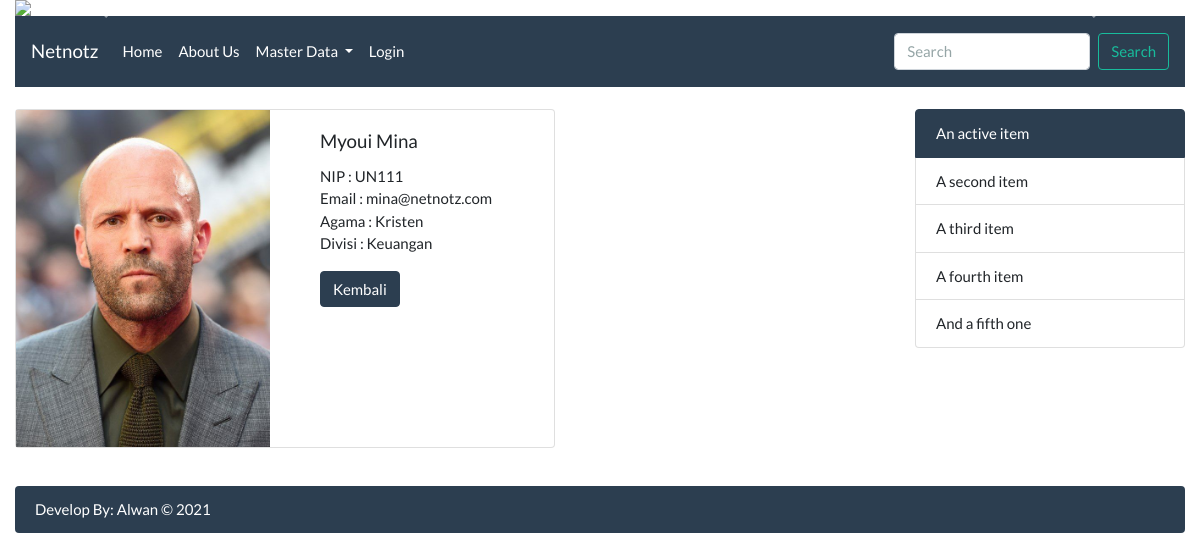
Page /index.php?hal=detailPegawai&id=2 on the committed database.
### tables this page shows
CREATE TABLE `pegawai` (
  `id` int(11) NOT NULL,
  `nip` varchar(5) NOT NULL,
  `nama` varchar(50) NOT NULL,
  `email` varchar(5) NOT NULL,
  `agama` enum('Islam','Kristen','Protestan','Hindu','Budha','Konghucu') NOT NULL,
  `iddivisi` int(11) NOT NULL,
  `foto` varchar(30) DEFAULT NULL
);

CREATE TABLE `divisi` (
  `id` int(11) NOT NULL,
  `nama` varchar(50) NOT NULL
);

### index.php (called while the page is built, shortened)
<?php
include_once 'kode_atas.php';
include_once 'header.php';
include_once 'menu.php';
include_once 'main.php';
include_once 'sidebar.php';
include_once 'footer.php';
include_once 'kode_bawah.php';

### models/Pegawai.php (called while the page is built, shortened)
<?php
class Pegawai{
  private $koneksi;
  public function __construct()
  {
    global $dbh;
    $this->koneksi = $dbh;
  }
  public function getPegawai($id){
    $sql = "SELECT pegawai.*, divisi.nama AS divisi FROM pegawai
            INNER JOIN divisi ON divisi.id = pegawai.iddivisi
            WHERE pegawai.id = ?";
    $ps = $this->koneksi->prepare($sql);
    $ps->execute([$id]);
    $rs = $ps->fetch();
    return $rs;
  }
}

### detailPegawai.php (the view)
<?php
require_once 'models/Pegawai.php';
$id = $_REQUEST['id'];
$obj = new Pegawai();
$rs = $obj->getPegawai($id);
?>
<div class="card mb-3" style="max-width: 540px;">
  <div class="row no-guuters">
    <div class="col-md-6">
      <?php
        $gambar = (!empty($rs['foto'])) ? $rs['foto'] : "no_image.jpg";
      ?>
      <img src="images/<?= $gambar ?>" class="img-fluid">
    </div>
    <div class="col-md-6">
      <div class="card-body">
        <h5 class="card-title"><?= $rs['nama'] ?></h5>
        <p class="card-text">
          NIP : <?= $rs['nip'] ?>
          </br>Email : <?= $rs['email'] ?>@netnotz.com
          </br>Agama : <?= $rs['agama'] ?>
          </br>Divisi : <?= $rs['divisi'] ?>
        </p>
        <a href="index.php?hal=dataPegawai" class="btn btn-primary">Kembali</a>
      </div>
    </div>
  </div>
</div>

### rows in the picture
pegawai: foto (picture), nama "Myoui Mina", nip "UN111", email "mina", agama "Kristen", iddivisi.nama "Keuangan"
